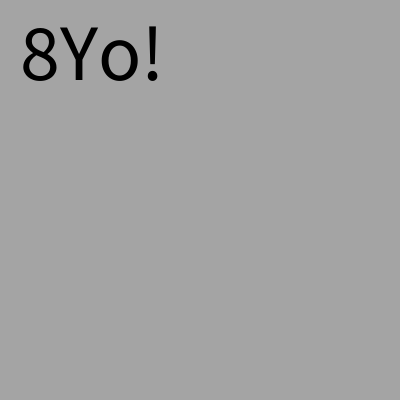
Frame 1 (no input)
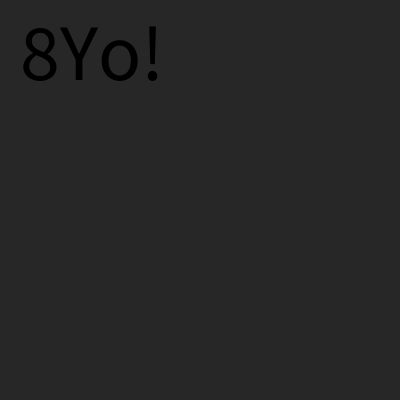
Frame 60 (the mouse pressed at the canvas centre just before this capture)
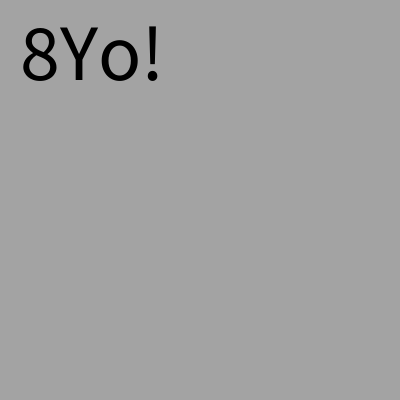
Frame 120 (the mouse held since frame 60 and released just before this capture)

The Processing sketch that drew these frames (run headless with seeded random() and noise(); from frame 60 on, the mouse is pressed at the canvas centre):

// Processing sketch: sketch_functions
// ── sketch_functions.pde

//different kinds of functions


void setup(){
  size(400,400);
  
}

void draw(){
  //change background color randomly from 0 to established (255)
  //background(random(255));
  
  changeColor();
  fill(0);
  textSize(80);
  text(add(3,5) + sayYo(), 20, 80);
  
}

//add a void for whole function and then just reference it in the v.draw
void changeColor(){
  background(random(255));
}

//text referenced function
String sayYo(){
  return "Yo!";
}

//function the has other functions
int add(int a, int b){
  return a+b;
}

//two diffferent things can be named the same, depending on the arguments that deffine it
